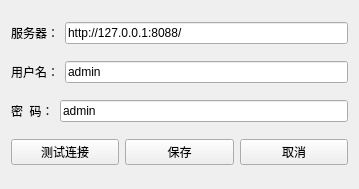
<?xml version="1.0" encoding="UTF-8"?>
<ui version="4.0">
 <class>Server</class>
 <widget class="QWidget" name="Server">
  <property name="geometry">
   <rect>
    <x>0</x>
    <y>0</y>
    <width>359</width>
    <height>189</height>
   </rect>
  </property>
  <property name="windowTitle">
   <string>插件服务器设置</string>
  </property>
  <layout class="QGridLayout" name="gridLayout">
   <item row="0" column="0" colspan="3">
    <layout class="QHBoxLayout" name="horizontalLayout">
     <item>
      <widget class="QLabel" name="label_server">
       <property name="text">
        <string>服务器：</string>
       </property>
      </widget>
     </item>
     <item>
      <widget class="QLineEdit" name="lineEdit_server">
       <property name="text">
        <string>http://127.0.0.1:8088/</string>
       </property>
      </widget>
     </item>
    </layout>
   </item>
   <item row="1" column="0" colspan="3">
    <layout class="QHBoxLayout" name="horizontalLayout_2">
     <item>
      <widget class="QLabel" name="label_user">
       <property name="text">
        <string>用户名：</string>
       </property>
      </widget>
     </item>
     <item>
      <widget class="QLineEdit" name="lineEdit_user">
       <property name="text">
        <string>admin</string>
       </property>
      </widget>
     </item>
    </layout>
   </item>
   <item row="2" column="0" colspan="3">
    <layout class="QHBoxLayout" name="horizontalLayout_3">
     <item>
      <widget class="QLabel" name="label_passwd">
       <property name="text">
        <string>密  码：</string>
       </property>
      </widget>
     </item>
     <item>
      <widget class="QLineEdit" name="lineEdit_passwd">
       <property name="text">
        <string>admin</string>
       </property>
      </widget>
     </item>
    </layout>
   </item>
   <item row="3" column="0">
    <widget class="QPushButton" name="pushButton_ceshi">
     <property name="text">
      <string>测试连接</string>
     </property>
    </widget>
   </item>
   <item row="3" column="1">
    <widget class="QPushButton" name="pushButton_save">
     <property name="text">
      <string>保存</string>
     </property>
    </widget>
   </item>
   <item row="3" column="2">
    <widget class="QPushButton" name="pushButton_exit">
     <property name="text">
      <string>取消</string>
     </property>
    </widget>
   </item>
  </layout>
 </widget>
 <resources/>
 <connections>
  <connection>
   <sender>pushButton_exit</sender>
   <signal>clicked()</signal>
   <receiver>Server</receiver>
   <slot>close()</slot>
   <hints>
    <hint type="sourcelabel">
     <x>195</x>
     <y>123</y>
    </hint>
    <hint type="destinationlabel">
     <x>207</x>
     <y>156</y>
    </hint>
   </hints>
  </connection>
 </connections>
</ui>
